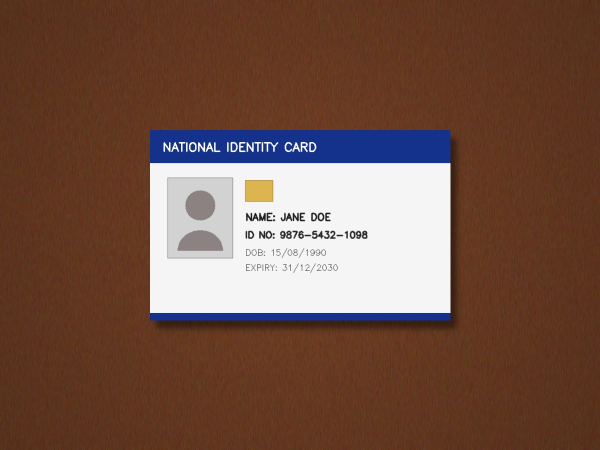
#> input picture test_images/cards/card_01_straight_front.jpg, 1200 x 900 px (shown at 1/2 size); its folder holds only this picture in this run
$ python -i preprocessor.py   (imports and definitions only)
#> lines starting #> are read from the running program, lines starting #| are printed output that depends on the picture; after the words box and inside, x2 and y2 are one past the last pixel; in counts of white or black regions, pixels touching at a corner belong together
### app/utils/logger.py
"""
Structured, Privacy-Preserving Logging for QenBel Smart Formatter.
"""
import logging
import sys
from logging.handlers import RotatingFileHandler
from pathlib import Path
from app.core.config import AppPaths

_logger = None


def setup_logger(name: str = "qenbel") -> logging.Logger:
    """Configures and returns the application logger."""
    global _logger
    if _logger is not None:
        return _logger

    AppPaths.ensure_directories()
    log_file = AppPaths.LOGS_DIR / "qenbel_formatter.log"

    logger = logging.getLogger(name)
    logger.setLevel(logging.DEBUG)

    # Avoid duplicate handlers
    if not logger.handlers:
        # Formatter
        formatter = logging.Formatter(
            "[%(asctime)s] [%(levelname)s] [%(name)s:%(funcName)s:%(lineno)d] - %(message)s",
            datefmt="%Y-%m-%d %H:%M:%S"
        )

        # File Handler (Max 5MB, keep 3 backups)
        file_handler = RotatingFileHandler(
            log_file, maxBytes=5 * 1024 * 1024, backupCount=3, encoding="utf-8"
        )
        file_handler.setLevel(logging.DEBUG)
        file_handler.setFormatter(formatter)
        logger.addHandler(file_handler)

        # Console Handler (INFO level)
        console_handler = logging.StreamHandler(sys.stdout)
        console_handler.setLevel(logging.INFO)
        console_handler.setFormatter(formatter)
        logger.addHandler(console_handler)

    _logger = logger
    return logger


def get_logger(module_name: str = "") -> logging.Logger:
    """Get child logger with module prefix."""
    base_logger = setup_logger()
#> further down, picture is the input picture: shape (900, 1200, 3); mean B, G, R 69.5, 83.7, 115.7
    if module_name:
        return base_logger.getChild(module_name)
    return base_logger

### app/core/config.py
"""
Application Configuration and Constants for QenBel Smart Formatter.
"""
from dataclasses import dataclass
from pathlib import Path
import os


@dataclass(frozen=True)
class PrintConfig:
    # Target Print DPI
    DEFAULT_DPI: int = 300

    # ISO/IEC 7810 ID-1 Standard Card Dimensions in Millimeters & Inches
    CARD_WIDTH_MM: float = 85.60
    CARD_HEIGHT_MM: float = 53.98
    CARD_WIDTH_INCH: float = 3.37008
    CARD_HEIGHT_INCH: float = 2.12520
    CARD_ASPECT_RATIO: float = 85.60 / 53.98  # ~1.58577

    # Target Card Pixel Dimensions at 300 DPI
    CARD_WIDTH_PX: int = int(round(CARD_WIDTH_INCH * DEFAULT_DPI))   # 1011 px
    CARD_HEIGHT_PX: int = int(round(CARD_HEIGHT_INCH * DEFAULT_DPI)) # 638 px

    # Standard Sheet Dimensions (A4) in Millimeters & Inches
    A4_WIDTH_MM: float = 210.0
    A4_HEIGHT_MM: float = 297.0
    A4_WIDTH_INCH: float = 8.26772
    A4_HEIGHT_INCH: float = 11.6929
    A4_ASPECT_RATIO: float = 297.0 / 210.0  # ~1.41428

    # A4 Pixel Dimensions at 300 DPI
    A4_WIDTH_PX: int = int(round(A4_WIDTH_INCH * DEFAULT_DPI))   # 2480 px
    A4_HEIGHT_PX: int = int(round(A4_HEIGHT_INCH * DEFAULT_DPI)) # 3508 px

    # Word (.docx) Export Margins in Inches
    DOCX_MARGIN_INCH: float = 0.5


@dataclass(frozen=True)
class QualityThresholds:
    # Laplacian blur variance threshold (below this is flagged as blurry)
    BLUR_THRESHOLD: float = 80.0
    BLUR_WARNING_THRESHOLD: float = 120.0

    # Brightness thresholds (0-255 grayscale scale)
    TOO_DARK_THRESHOLD: float = 40.0
    TOO_BRIGHT_THRESHOLD: float = 225.0

    # Contrast threshold (standard deviation of pixel intensities)
    MIN_CONTRAST_STD: float = 25.0

    # Glare threshold (percentage of near-saturated pixels)
    MAX_GLARE_RATIO: float = 0.06

    # Minimum corner angles for a valid quad (degrees)
    MIN_CORNER_ANGLE_DEG: float = 55.0
    MAX_CORNER_ANGLE_DEG: float = 125.0

    # Minimum document area relative to original image
    MIN_AREA_RATIO: float = 0.08

    # Overall Confidence Thresholds
    HIGH_CONFIDENCE_MIN: float = 0.75
    REVIEW_CONFIDENCE_MIN: float = 0.45


class AppPaths:
    """Standard application paths."""
    ROOT_DIR = Path(__file__).resolve().parent.parent.parent
    APP_DIR = ROOT_DIR / "app"
    # Canonical QenBel brand artwork bundled with the application.
    LOGO_LIGHT = ROOT_DIR / "Logo" / "qenbel_brand_logo.png"

    # User Application Data Directory
    USER_DATA_DIR = Path(os.environ.get("APPDATA", str(Path.home()))) / "QenBelSmartFormatter"
    LOGS_DIR = USER_DATA_DIR / "logs"
    TEMP_DIR = USER_DATA_DIR / "temp"

    @classmethod
    def ensure_directories(cls):
        """Ensure necessary runtime directories exist."""
        cls.USER_DATA_DIR.mkdir(parents=True, exist_ok=True)
        cls.LOGS_DIR.mkdir(parents=True, exist_ok=True)
        cls.TEMP_DIR.mkdir(parents=True, exist_ok=True)

### app/processing/preprocessor.py
"""
Image Preprocessing and Illumination Normalization.
Prepares photographs for robust edge detection and geometry analysis.
"""
from typing import Tuple
import cv2
import numpy as np

from app.utils.logger import get_logger

logger = get_logger("preprocessor")


class ImagePreprocessor:
    """Handles image scaling, noise filtering, and illumination normalization."""

    @staticmethod
    def scale_for_processing(
        image: np.ndarray, max_dimension: int = 1200
    ) -> Tuple[np.ndarray, float]:
        """
        Scales down large images to a standard dimension for fast, robust CV processing.
        Returns (scaled_image, scale_factor) where scale_factor = original_size / scaled_size.
        """
        h, w = image.shape[:2]
        longest_edge = max(h, w)

        if longest_edge <= max_dimension:
            return image.copy(), 1.0

        scale = max_dimension / float(longest_edge)
        new_w = int(round(w * scale))
        new_h = int(round(h * scale))

        scaled = cv2.resize(image, (new_w, new_h), interpolation=cv2.INTER_AREA)
        inv_scale = float(longest_edge) / max_dimension

        return scaled, inv_scale

    @staticmethod
    def get_border_mask(h: int, w: int, margin_percent: float = 0.015) -> np.ndarray:
        """Returns a binary mask that suppresses the outer camera frame edges."""
        border_px = int(max(4, margin_percent * min(w, h)))
        mask = np.zeros((h, w), dtype=np.uint8)
        mask[border_px:h - border_px, border_px:w - border_px] = 255
        return mask

    @staticmethod
    def prepare_edge_maps(image: np.ndarray) -> np.ndarray:
        """
        Applies edge-preserving bilateral filtering, CLAHE contrast enhancement,
        and morphological edge extraction, suppressing outer camera borders.
        """
        h, w = image.shape[:2]
#> h = 900; w = 1200
        border_mask = ImagePreprocessor.get_border_mask(h, w)

        # Convert to Lab color space for illumination enhancement
        lab = cv2.cvtColor(image, cv2.COLOR_BGR2LAB)
#> lab: shape (900, 1200, 3); mean of channels 0, 1, 2 97.1, 142, 143.3
        l_channel, a_channel, b_channel = cv2.split(lab)
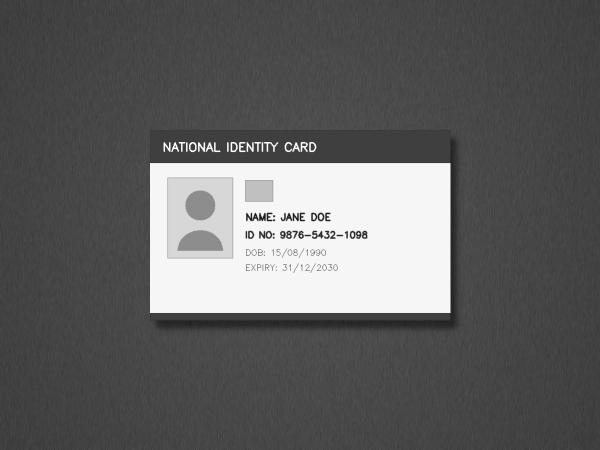
#> l_channel: shape (900, 1200) (shown at 1/2 size); min 23, max 255, mean 97.1
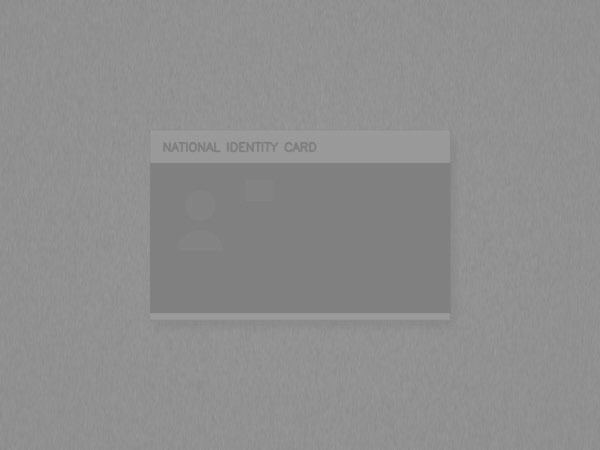
#> a_channel: shape (900, 1200) (shown at 1/2 size); min 122, max 159, mean 142
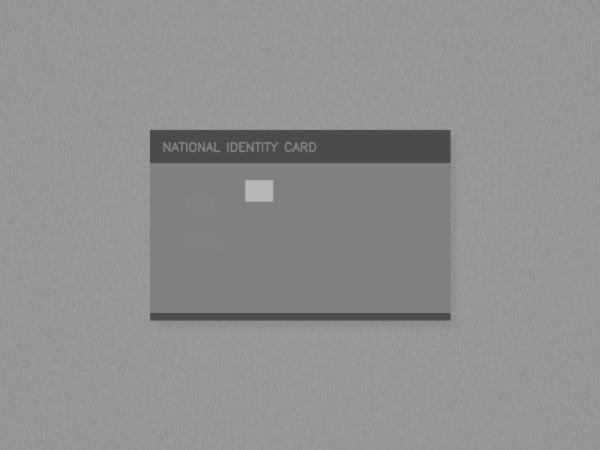
#> b_channel: shape (900, 1200) (shown at 1/2 size); min 70, max 185, mean 143.3

        # Apply CLAHE to L channel
        clahe = cv2.createCLAHE(clipLimit=2.5, tileGridSize=(8, 8))
        l_enhanced = clahe.apply(l_channel)
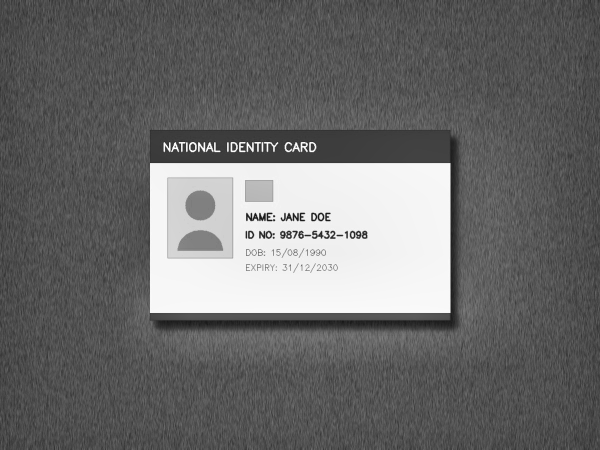
#> l_enhanced: shape (900, 1200) (shown at 1/2 size); min 20, max 255, mean 107

        # Grayscale from enhanced L
        gray = cv2.cvtColor(cv2.merge([l_enhanced, a_channel, b_channel]), cv2.COLOR_LAB2BGR)
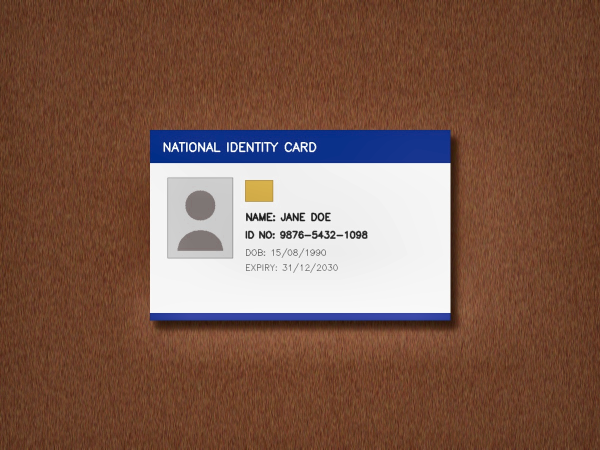
#> gray: shape (900, 1200, 3) (shown at 1/2 size); mean B, G, R 77.8, 92.7, 125.9
        gray = cv2.cvtColor(gray, cv2.COLOR_BGR2GRAY)
#> gray: shape (900, 1200)

        # Edge-preserving bilateral filter
        filtered = cv2.bilateralFilter(gray, d=9, sigmaColor=75, sigmaSpace=75)

        # Adaptive Otsu Canny
        high_thresh, _ = cv2.threshold(filtered, 0, 255, cv2.THRESH_BINARY + cv2.THRESH_OTSU)
#> high_thresh = 155
        low_thresh = 0.4 * high_thresh
#> low_thresh = 62

        edges = cv2.Canny(filtered, low_thresh, high_thresh)
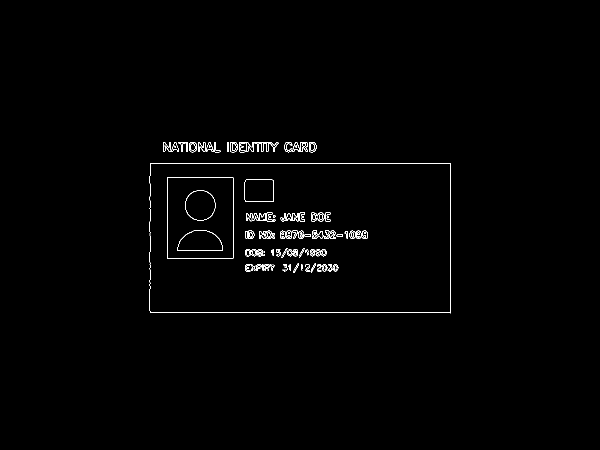
#> edges: shape (900, 1200) (shown at 1/2 size); 0.76% white in thin lines or dots, all inside (x1, y1, x2, y2) = (299, 284, 902, 627)
        edges = cv2.bitwise_and(edges, edges, mask=border_mask)

        # Morphological close to bridge small gaps
        kernel = cv2.getStructuringElement(cv2.MORPH_RECT, (5, 5))
        closed_edges = cv2.morphologyEx(edges, cv2.MORPH_CLOSE, kernel, iterations=3)
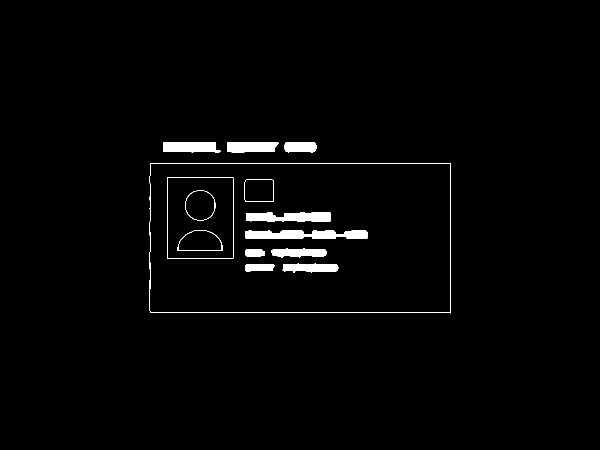
#> closed_edges: shape (900, 1200) (shown at 1/2 size); 1.8% white; 14 white regions, largest, box (x1, y1, x2, y2) and area: (491, 461, 735, 478) 3403, (492, 425, 661, 443) 2661, (327, 284, 441, 305) 2140

        return closed_edges

    @staticmethod
    def compute_morphological_gradient(image: np.ndarray) -> np.ndarray:
        """Computes morphological gradient for high-contrast border detection."""
        h, w = image.shape[:2]
        border_mask = ImagePreprocessor.get_border_mask(h, w)

        gray = cv2.cvtColor(image, cv2.COLOR_BGR2GRAY)
        blurred = cv2.GaussianBlur(gray, (5, 5), 0)
        kernel = cv2.getStructuringElement(cv2.MORPH_ELLIPSE, (5, 5))
        gradient = cv2.morphologyEx(blurred, cv2.MORPH_GRADIENT, kernel)
        _, thresh = cv2.threshold(gradient, 0, 255, cv2.THRESH_BINARY + cv2.THRESH_OTSU)
        thresh = cv2.bitwise_and(thresh, thresh, mask=border_mask)
        return thresh

>>> import cv2
>>> picture = cv2.imread('../../test_images/cards/card_01_straight_front.jpg')
>>> result = ImagePreprocessor().prepare_edge_maps(picture)
